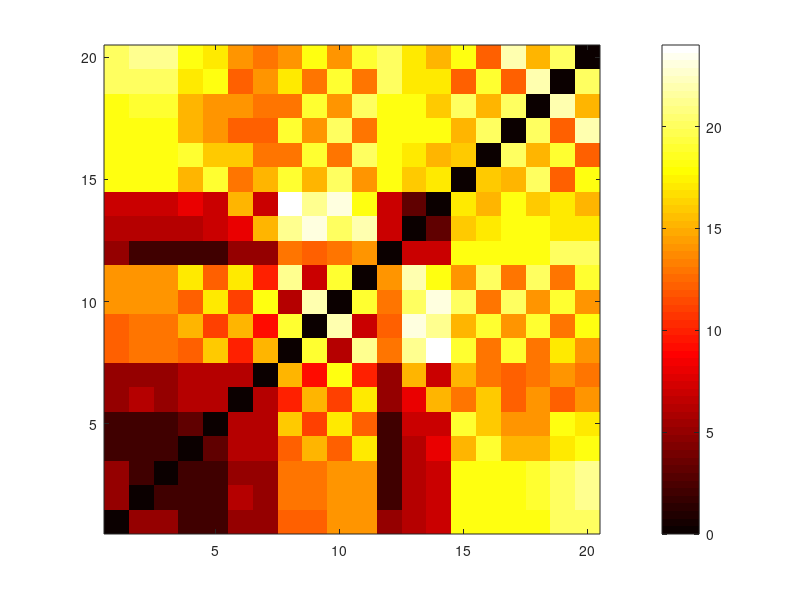

MATLAB code for this plot:
clear;
count = load('countAvg.txt');
id = count(:,191);
count = count(:,1:190);
total = mean(count);
total = round(total);
location = find(total>=15);
num = length(location);
mat= -1*ones(20,20);
k=1;
for i=1:20
    for j=1:20
        
        if(i==j)
            mat(i,j)=0;
        else
            if (mat(i,j)==-1)
            mat(i,j)=total(k);
            mat(j,i)=mat(i,j);
            k=k+1;
            else
                continue;
            end
            
            
        end
    end
end
ax=axes;
imagesc(mat,'Parent',ax), colorbar, colormap hot;
set(ax,'YDir','normal');
            




